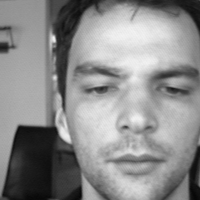
#> input picture BioID-Auto-Generated-FaceDatabase-V1.2/BioID_0000_10.pgm, 200 x 200 px, given in place of BioID_0000_10.pgm.pgm, which was not available
$ python translation_BIOID.py ../BioID-Auto-Generated-FaceDatabase-V1.2/BioID_0000_10.pgm
#> lines starting #> are read from the running program, lines starting #| are printed output that depends on the picture
'''
Author: Leong Wei Zhen
Description: Python code to shift the image sideways
'''

import cv2
import numpy as np
import sys

number = sys.argv[1]

img = cv2.imread('BioID-FaceDatabase-V1.2/BioID_'+number+'.pgm',0)
#> img is the input picture: shape (200, 200); min 6, max 242, mean 139.2
rows,cols = img.shape
#> rows = 200; cols = 200

#print rows
#print cols

M = np.float32([[1,0,100],[0,1,50]])
dst = cv2.warpAffine(img,M,(cols,rows))
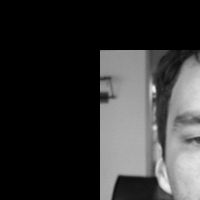
#> dst: shape (200, 200); min 0, max 240, mean 50.7

cv2.imshow('img',dst)
cv2.waitKey(0)
cv2.destroyAllWindows()
cv2.imwrite('BioID_'+number+'_resize.pgm',dst)

$ run again, on BioID-Auto-Generated-FaceDatabase-V1.2/BioID_0000_11.pgm
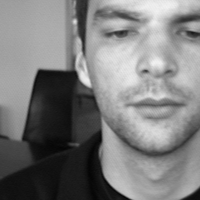
#> input picture BioID-Auto-Generated-FaceDatabase-V1.2/BioID_0000_11.pgm, 200 x 200 px, given in place of BioID_0000_11.pgm.pgm, which was not available
#> img is the input picture: shape (200, 200); min 4, max 241, mean 124
#> `dst = cv2.warpAffine(img,M,(cols,rows))`:
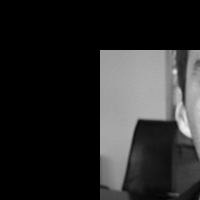
#> dst: shape (200, 200); min 0, max 236, mean 41.4

$ run again, on BioID-Auto-Generated-FaceDatabase-V1.2/BioID_0000_12.pgm
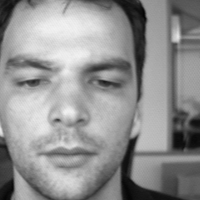
#> input picture BioID-Auto-Generated-FaceDatabase-V1.2/BioID_0000_12.pgm, 200 x 200 px, given in place of BioID_0000_12.pgm.pgm, which was not available
#> img is the input picture: shape (200, 200); min 4, max 242, mean 144.4
#> `dst = cv2.warpAffine(img,M,(cols,rows))`:
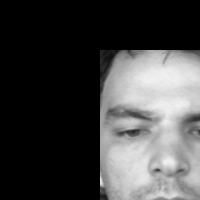
#> dst: shape (200, 200); min 0, max 242, mean 66.6
